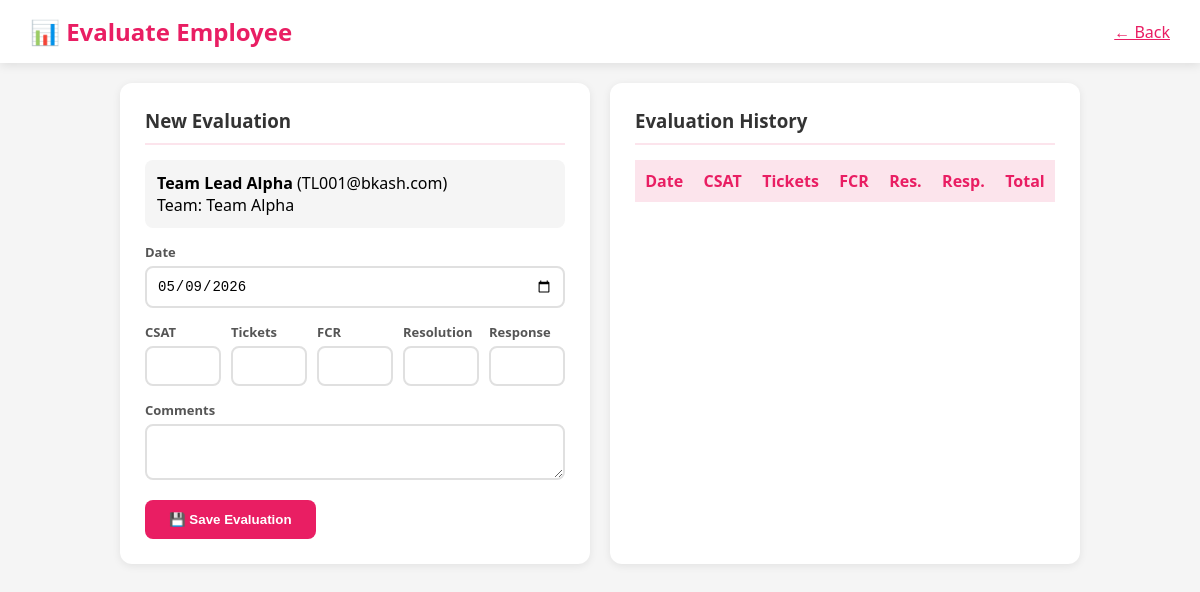
The page /evaluate_employee.php?emp_id=2 (signed in) on the database its author committed.
### tables this page shows
CREATE TABLE employees (
    id INT PRIMARY KEY AUTO_INCREMENT,
    employee_id VARCHAR(20) UNIQUE NOT NULL,
    name VARCHAR(100) NOT NULL,
    phone VARCHAR(15),
    dob DATE,
    designation VARCHAR(50) NOT NULL,
    password VARCHAR(255) NOT NULL,
    role ENUM('employee', 'team_lead', 'hr', 'admin') DEFAULT 'employee',
    team_id INT,
    created_at TIMESTAMP DEFAULT CURRENT_TIMESTAMP,
    FOREIGN KEY (team_id) REFERENCES teams(id) ON DELETE SET NULL
);

CREATE TABLE teams (
    id INT PRIMARY KEY AUTO_INCREMENT,
    team_name VARCHAR(100) NOT NULL,
    team_lead_id INT,
    created_at TIMESTAMP DEFAULT CURRENT_TIMESTAMP
);

### evaluate_employee.php (the view, shortened to what this page needs)
<?php
require_once 'includes/db_connection.php';
$employee_id = isset($_GET['emp_id']) ? intval($_GET['emp_id']) : 0;
$emp = $conn->query("SELECT e.*, t.team_name FROM employees e LEFT JOIN teams t ON e.team_id = t.id WHERE e.id = $employee_id")->fetch_assoc();
?>
<!DOCTYPE html>
<html lang="en">
<head>
    <link href="https://cdnjs.cloudflare.com/ajax/libs/font-awesome/6.0.0/css/all.min.css" rel="stylesheet">
</head>
<body>
    <nav class="navbar">
        <h2>📊 Evaluate Employee</h2>
        <a href="<?php echo $_SESSION['role'] === 'hr' ? 'hr_dashboard.php' : 'team_lead_dashboard.php'; ?>" style="color: #E91E63;">← Back</a>
    </nav>
    <div class="container">
        <div style="display: grid; grid-template-columns: 1fr 1fr; gap: 20px;">
            <div class="card">
                <h3>New Evaluation</h3>
                <div style="background: #F5F5F5; padding: 12px; border-radius: 8px; margin-bottom: 15px;">
                    <strong><?php echo htmlspecialchars($emp['name']); ?></strong> (<?php echo $emp['employee_id']; ?>@bkash.com)<br>
                    Team: <?php echo $emp['team_name'] ?? 'Unassigned'; ?>
                </div>
                <form method="POST">
                    <div class="form-group"><label>Date</label><input type="date" name="date" value="<?php echo date('Y-m-d'); ?>" required></div>
                    <div class="marks-row">
                        <div class="form-group"><label>CSAT</label><input type="number" name="csat" min="0" max="20" step="0.01" required></div>
                        <div class="form-group"><label>Tickets</label><input type="number" name="tickets" min="0" max="20" step="0.01" required></div>
                        <div class="form-group"><label>FCR</label><input type="number" name="fcr" min="0" max="20" step="0.01" required></div>
                        <div class="form-group"><label>Resolution</label><input type="number" name="resolution_time" min="0" max="20" step="0.01" required></div>
                        <div class="form-group"><label>Response</label><input type="number" name="response_time" min="0" max="20" step="0.01" required></div>
                    </div>
                    <div class="form-group"><label>Comments</label><textarea name="comments" rows="2"></textarea></div>
                    <button type="submit" class="btn">💾 Save Evaluation</button>
                </form>
            </div>
            <div class="card">
                <h3>Evaluation History</h3>
                <div style="max-height: 400px; overflow-y: auto;">
                    <table>
                        <thead><tr><th>Date</th><th>CSAT</th><th>Tickets</th><th>FCR</th><th>Res.</th><th>Resp.</th><th>Total</th></tr></thead>
                    </table>
                </div>
            </div>
        </div>
    </div>
</body>
</html>

### evaluate_employee.php (style rules this page uses)
* { margin: 0; padding: 0; box-sizing: border-box; }
body { font-family: 'Segoe UI', Tahoma, Geneva, Verdana, sans-serif; background: #F5F5F5; }
.navbar { background: white; padding: 15px 30px; box-shadow: 0 2px 10px rgba(0,0,0,0.1); display: flex; justify-content: space-between; align-items: center; }
.navbar h2 { color: #E91E63; }
.container { max-width: 1000px; margin: 20px auto; padding: 0 20px; }
.card { background: white; border-radius: 12px; padding: 25px; box-shadow: 0 2px 8px rgba(0,0,0,0.08); margin-bottom: 20px; }
.card h3 { color: #333; margin-bottom: 15px; padding-bottom: 10px; border-bottom: 2px solid #FCE4EC; }
.form-group { margin-bottom: 15px; }
.form-group label { display: block; font-size: 13px; font-weight: 600; color: #555; margin-bottom: 5px; }
.form-group input, .form-group textarea { width: 100%; padding: 10px; border: 2px solid #E0E0E0; border-radius: 8px; font-size: 14px; outline: none; }
.marks-row { display: grid; grid-template-columns: repeat(5, 1fr); gap: 10px; }
.btn { padding: 12px 24px; background: #E91E63; color: white; border: none; border-radius: 8px; cursor: pointer; font-weight: 600; }
table { width: 100%; border-collapse: collapse; }
table th { background: #FCE4EC; color: #E91E63; padding: 10px; }

### rows shown on the page
employees: name "Team Lead Alpha", employee "TL001", team.team_name "Team Alpha"
